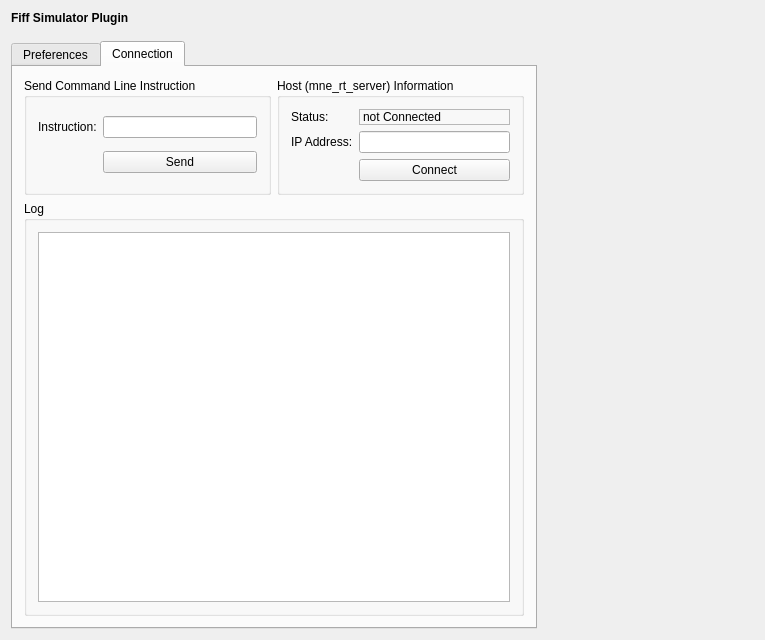
<?xml version="1.0" encoding="UTF-8"?>
<ui version="4.0">
 <class>SignalGenSetupWidgetClass</class>
 <widget class="QWidget" name="SignalGenSetupWidgetClass">
  <property name="geometry">
   <rect>
    <x>0</x>
    <y>0</y>
    <width>765</width>
    <height>640</height>
   </rect>
  </property>
  <property name="windowTitle">
   <string>RTServerSetupClass</string>
  </property>
  <layout class="QVBoxLayout" name="verticalLayout">
   <item>
    <widget class="QLabel" name="label">
     <property name="font">
      <font>
       <weight>75</weight>
       <bold>true</bold>
      </font>
     </property>
     <property name="text">
      <string>Fiff Simulator Plugin</string>
     </property>
    </widget>
   </item>
   <item>
    <spacer name="verticalSpacer_2">
     <property name="orientation">
      <enum>Qt::Vertical</enum>
     </property>
     <property name="sizeType">
      <enum>QSizePolicy::Fixed</enum>
     </property>
     <property name="sizeHint" stdset="0">
      <size>
       <width>20</width>
       <height>10</height>
      </size>
     </property>
    </spacer>
   </item>
   <item>
    <widget class="QTabWidget" name="tabWidget">
     <property name="sizePolicy">
      <sizepolicy hsizetype="Maximum" vsizetype="Expanding">
       <horstretch>0</horstretch>
       <verstretch>0</verstretch>
      </sizepolicy>
     </property>
     <property name="currentIndex">
      <number>1</number>
     </property>
     <widget class="QWidget" name="tab_pref">
      <attribute name="title">
       <string>Preferences</string>
      </attribute>
      <layout class="QVBoxLayout" name="verticalLayout_2">
       <item>
        <layout class="QGridLayout" name="m_qGridLayout_main">
         <property name="spacing">
          <number>3</number>
         </property>
         <item row="0" column="0">
          <widget class="QGroupBox" name="m_qGroupBox_MneRtClientProperties">
           <property name="title">
            <string>Properties</string>
           </property>
           <layout class="QGridLayout" name="gridLayout">
            <item row="4" column="0">
             <widget class="QLabel" name="m_qLabel_sps_description">
              <property name="sizePolicy">
               <sizepolicy hsizetype="Minimum" vsizetype="Minimum">
                <horstretch>0</horstretch>
                <verstretch>0</verstretch>
               </sizepolicy>
              </property>
              <property name="layoutDirection">
               <enum>Qt::LeftToRight</enum>
              </property>
              <property name="text">
               <string>Sampling Rate [sps]:</string>
              </property>
             </widget>
            </item>
            <item row="4" column="1">
             <widget class="QLabel" name="m_qLabel_sps">
              <property name="frameShape">
               <enum>QFrame::StyledPanel</enum>
              </property>
              <property name="text">
               <string/>
              </property>
             </widget>
            </item>
            <item row="3" column="1">
             <widget class="QLineEdit" name="m_qLineEdit_BufferSize">
              <property name="text">
               <string/>
              </property>
             </widget>
            </item>
            <item row="3" column="0">
             <widget class="QLabel" name="m_qLabel_BufferSize">
              <property name="text">
               <string>Buffer [samples]:</string>
              </property>
             </widget>
            </item>
           </layout>
          </widget>
         </item>
         <item row="1" column="0">
          <widget class="QTextBrowser" name="textBrowser">
           <property name="html">
            <string>&lt;!DOCTYPE HTML PUBLIC &quot;-//W3C//DTD HTML 4.0//EN&quot; &quot;http://www.w3.org/TR/REC-html40/strict.dtd&quot;&gt;
&lt;html&gt;&lt;head&gt;&lt;meta name=&quot;qrichtext&quot; content=&quot;1&quot; /&gt;&lt;style type=&quot;text/css&quot;&gt;
p, li { white-space: pre-wrap; }
&lt;/style&gt;&lt;/head&gt;&lt;body style=&quot; font-family:'MS Shell Dlg 2'; font-size:8.25pt; font-weight:400; font-style:normal;&quot;&gt;
&lt;p style=&quot; margin-top:0px; margin-bottom:0px; margin-left:0px; margin-right:0px; -qt-block-indent:0; text-indent:0px;&quot;&gt;&lt;span style=&quot; font-weight:600;&quot;&gt;Description:&lt;/span&gt;&lt;/p&gt;
&lt;p style=&quot; margin-top:0px; margin-bottom:0px; margin-left:0px; margin-right:0px; -qt-block-indent:0; text-indent:0px;&quot;&gt;This plugin connects to and receives data from the mne_rt_server. It parses the incoming stream and provides it to subsequent connected plugins. For inspection the data stream is visualized in real-time.&lt;/p&gt;
&lt;p style=&quot;-qt-paragraph-type:empty; margin-top:0px; margin-bottom:0px; margin-left:0px; margin-right:0px; -qt-block-indent:0; text-indent:0px;&quot;&gt;&lt;br /&gt;&lt;/p&gt;
&lt;p style=&quot; margin-top:0px; margin-bottom:0px; margin-left:0px; margin-right:0px; -qt-block-indent:0; text-indent:0px;&quot;&gt;&lt;span style=&quot; font-weight:600;&quot;&gt;How to setup this plugin?&lt;/span&gt;&lt;/p&gt;
&lt;p style=&quot; margin-top:0px; margin-bottom:0px; margin-left:0px; margin-right:0px; -qt-block-indent:0; text-indent:0px;&quot;&gt;1. Configure bin\resources\mne_rt_server_plugins\FiffSimulation.cfg to point to the file which you want to stream.&lt;/p&gt;
&lt;p style=&quot; margin-top:0px; margin-bottom:0px; margin-left:0px; margin-right:0px; -qt-block-indent:0; text-indent:0px;&quot;&gt;2. Start the mne_rt_server.&lt;/p&gt;
&lt;p style=&quot; margin-top:0px; margin-bottom:0px; margin-left:0px; margin-right:0px; -qt-block-indent:0; text-indent:0px;&quot;&gt;3. Use the Connection tab in this plugin to check the connection state.&lt;/p&gt;
&lt;p style=&quot; margin-top:0px; margin-bottom:0px; margin-left:0px; margin-right:0px; -qt-block-indent:0; text-indent:0px;&quot;&gt;4. Set the desired buffer block size in samples.&lt;/p&gt;
&lt;p style=&quot;-qt-paragraph-type:empty; margin-top:0px; margin-bottom:0px; margin-left:0px; margin-right:0px; -qt-block-indent:0; text-indent:0px;&quot;&gt;&lt;br /&gt;&lt;/p&gt;
&lt;p style=&quot; margin-top:0px; margin-bottom:0px; margin-left:0px; margin-right:0px; -qt-block-indent:0; text-indent:0px;&quot;&gt;&lt;span style=&quot; font-weight:600;&quot;&gt;How to control this plugin during the measurement?&lt;/span&gt;&lt;/p&gt;
&lt;p style=&quot; margin-top:0px; margin-bottom:0px; margin-left:0px; margin-right:0px; -qt-block-indent:0; text-indent:0px;&quot;&gt;All control elements can be found in the QuickControlView's SignalGen tab.&lt;/p&gt;
&lt;p style=&quot;-qt-paragraph-type:empty; margin-top:0px; margin-bottom:0px; margin-left:0px; margin-right:0px; -qt-block-indent:0; text-indent:0px;&quot;&gt;&lt;br /&gt;&lt;/p&gt;
&lt;p style=&quot; margin-top:0px; margin-bottom:0px; margin-left:0px; margin-right:0px; -qt-block-indent:0; text-indent:0px;&quot;&gt;&lt;span style=&quot; font-weight:600;&quot;&gt;Input data type:&lt;/span&gt;&lt;/p&gt;
&lt;p style=&quot; margin-top:0px; margin-bottom:0px; margin-left:0px; margin-right:0px; -qt-block-indent:0; text-indent:0px;&quot;&gt;None&lt;/p&gt;
&lt;p style=&quot;-qt-paragraph-type:empty; margin-top:0px; margin-bottom:0px; margin-left:0px; margin-right:0px; -qt-block-indent:0; text-indent:0px;&quot;&gt;&lt;br /&gt;&lt;/p&gt;
&lt;p style=&quot; margin-top:0px; margin-bottom:0px; margin-left:0px; margin-right:0px; -qt-block-indent:0; text-indent:0px;&quot;&gt;&lt;span style=&quot; font-weight:600;&quot;&gt;Output data type:&lt;/span&gt;&lt;/p&gt;
&lt;p style=&quot; margin-top:0px; margin-bottom:0px; margin-left:0px; margin-right:0px; -qt-block-indent:0; text-indent:0px;&quot;&gt;This plugin streams raw data blocks to subsequent connected plugins.&lt;/p&gt;&lt;/body&gt;&lt;/html&gt;</string>
           </property>
          </widget>
         </item>
         <item row="2" column="0">
          <spacer name="horizontalSpacer_2">
           <property name="orientation">
            <enum>Qt::Horizontal</enum>
           </property>
           <property name="sizeType">
            <enum>QSizePolicy::Minimum</enum>
           </property>
           <property name="sizeHint" stdset="0">
            <size>
             <width>500</width>
             <height>20</height>
            </size>
           </property>
          </spacer>
         </item>
        </layout>
       </item>
      </layout>
     </widget>
     <widget class="QWidget" name="tab_con">
      <attribute name="title">
       <string>Connection</string>
      </attribute>
      <layout class="QVBoxLayout" name="verticalLayout_3">
       <item>
        <layout class="QGridLayout" name="gridLayout_3">
         <item row="3" column="1">
          <widget class="QGroupBox" name="m_qGroupBox_log">
           <property name="title">
            <string>Log</string>
           </property>
           <layout class="QGridLayout" name="gridLayout_4">
            <item row="0" column="0">
             <widget class="QTextBrowser" name="m_qTextBrowser_ServerMessage">
              <property name="html">
               <string>&lt;!DOCTYPE HTML PUBLIC &quot;-//W3C//DTD HTML 4.0//EN&quot; &quot;http://www.w3.org/TR/REC-html40/strict.dtd&quot;&gt;
&lt;html&gt;&lt;head&gt;&lt;meta name=&quot;qrichtext&quot; content=&quot;1&quot; /&gt;&lt;style type=&quot;text/css&quot;&gt;
p, li { white-space: pre-wrap; }
&lt;/style&gt;&lt;/head&gt;&lt;body style=&quot; font-family:'MS Shell Dlg 2'; font-size:8.25pt; font-weight:400; font-style:normal;&quot;&gt;
&lt;p style=&quot;-qt-paragraph-type:empty; margin-top:0px; margin-bottom:0px; margin-left:0px; margin-right:0px; -qt-block-indent:0; text-indent:0px;&quot;&gt;&lt;br /&gt;&lt;/p&gt;&lt;/body&gt;&lt;/html&gt;</string>
              </property>
             </widget>
            </item>
           </layout>
          </widget>
         </item>
         <item row="0" column="1">
          <layout class="QHBoxLayout" name="horizontalLayout_2">
           <item>
            <widget class="QGroupBox" name="m_qGroupBox_Send">
             <property name="maximumSize">
              <size>
               <width>250</width>
               <height>16777215</height>
              </size>
             </property>
             <property name="title">
              <string>Send Command Line Instruction</string>
             </property>
             <layout class="QGridLayout" name="gridLayout_6">
              <item row="0" column="0">
               <widget class="QLabel" name="m_qLabel_Instruction">
                <property name="text">
                 <string>Instruction:</string>
                </property>
               </widget>
              </item>
              <item row="0" column="2">
               <widget class="QLineEdit" name="m_qLineEdit_SendCLI"/>
              </item>
              <item row="1" column="2">
               <widget class="QPushButton" name="m_qPushButton_SendCLI">
                <property name="text">
                 <string>Send</string>
                </property>
               </widget>
              </item>
             </layout>
            </widget>
           </item>
           <item>
            <widget class="QGroupBox" name="m_qGroupBox_rtServerInfo">
             <property name="maximumSize">
              <size>
               <width>250</width>
               <height>16777215</height>
              </size>
             </property>
             <property name="title">
              <string>Host (mne_rt_server) Information</string>
             </property>
             <layout class="QGridLayout" name="gridLayout_5">
              <item row="2" column="1">
               <widget class="QPushButton" name="m_qPushButton_Connect">
                <property name="text">
                 <string>Connect</string>
                </property>
               </widget>
              </item>
              <item row="0" column="0">
               <widget class="QLabel" name="m_qLabel_ConnectionStatusDescr">
                <property name="text">
                 <string>Status:</string>
                </property>
               </widget>
              </item>
              <item row="1" column="0">
               <widget class="QLabel" name="m_qLabel_Ip">
                <property name="text">
                 <string>IP Address:</string>
                </property>
               </widget>
              </item>
              <item row="0" column="1">
               <widget class="QLabel" name="m_qLabel_ConnectionStatus">
                <property name="frameShape">
                 <enum>QFrame::StyledPanel</enum>
                </property>
                <property name="frameShadow">
                 <enum>QFrame::Plain</enum>
                </property>
                <property name="text">
                 <string>not Connected</string>
                </property>
               </widget>
              </item>
              <item row="1" column="1">
               <widget class="QLineEdit" name="m_qLineEdit_Ip"/>
              </item>
             </layout>
            </widget>
           </item>
          </layout>
         </item>
        </layout>
       </item>
      </layout>
     </widget>
    </widget>
   </item>
  </layout>
 </widget>
 <layoutdefault spacing="6" margin="11"/>
 <resources/>
 <connections/>
</ui>
